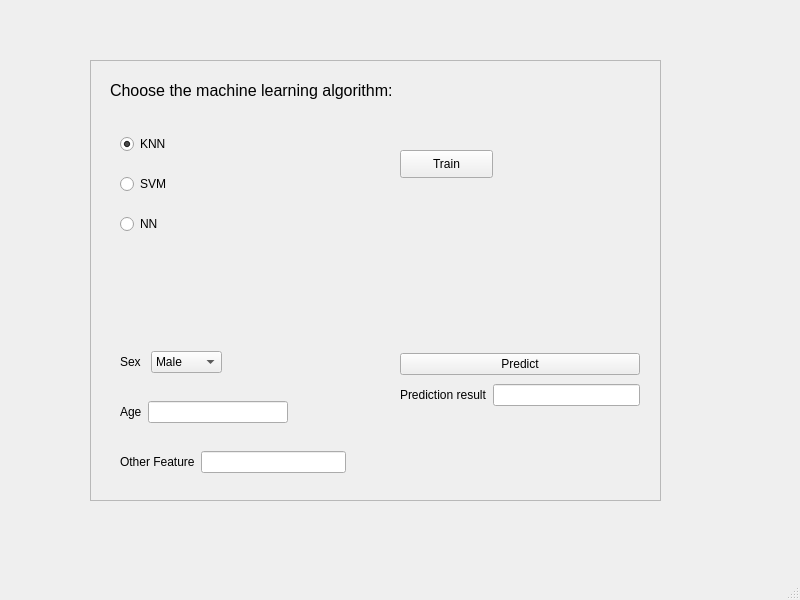
<?xml version="1.0" encoding="UTF-8"?>
<ui version="4.0">
 <class>MainWindow</class>
 <widget class="QMainWindow" name="MainWindow">
  <property name="geometry">
   <rect>
    <x>0</x>
    <y>0</y>
    <width>800</width>
    <height>600</height>
   </rect>
  </property>
  <property name="windowTitle">
   <string>MainWindow</string>
  </property>
  <widget class="QWidget" name="centralwidget">
   <widget class="QFrame" name="frame">
    <property name="geometry">
     <rect>
      <x>90</x>
      <y>60</y>
      <width>571</width>
      <height>441</height>
     </rect>
    </property>
    <property name="frameShape">
     <enum>QFrame::StyledPanel</enum>
    </property>
    <property name="frameShadow">
     <enum>QFrame::Raised</enum>
    </property>
    <widget class="QLabel" name="label">
     <property name="geometry">
      <rect>
       <x>20</x>
       <y>10</y>
       <width>381</width>
       <height>41</height>
      </rect>
     </property>
     <property name="font">
      <font>
       <pointsize>12</pointsize>
      </font>
     </property>
     <property name="text">
      <string>Choose the machine learning algorithm:</string>
     </property>
    </widget>
    <widget class="QPushButton" name="pushButton_2">
     <property name="geometry">
      <rect>
       <x>310</x>
       <y>90</y>
       <width>93</width>
       <height>28</height>
      </rect>
     </property>
     <property name="text">
      <string>Train</string>
     </property>
    </widget>
    <widget class="QWidget" name="">
     <property name="geometry">
      <rect>
       <x>30</x>
       <y>60</y>
       <width>151</width>
       <height>131</height>
      </rect>
     </property>
     <layout class="QVBoxLayout" name="verticalLayout">
      <item>
       <widget class="QRadioButton" name="knn_Button">
        <property name="text">
         <string>KNN</string>
        </property>
        <property name="checked">
         <bool>true</bool>
        </property>
       </widget>
      </item>
      <item>
       <widget class="QRadioButton" name="SVM_Button">
        <property name="text">
         <string>SVM</string>
        </property>
       </widget>
      </item>
      <item>
       <widget class="QRadioButton" name="NN_Button">
        <property name="text">
         <string>NN</string>
        </property>
       </widget>
      </item>
     </layout>
    </widget>
    <widget class="QWidget" name="">
     <property name="geometry">
      <rect>
       <x>30</x>
       <y>290</y>
       <width>102</width>
       <height>24</height>
      </rect>
     </property>
     <layout class="QHBoxLayout" name="horizontalLayout">
      <item>
       <widget class="QLabel" name="label_3">
        <property name="text">
         <string>Sex</string>
        </property>
       </widget>
      </item>
      <item>
       <widget class="QComboBox" name="comboBox">
        <item>
         <property name="text">
          <string>Male</string>
         </property>
        </item>
        <item>
         <property name="text">
          <string>Female</string>
         </property>
        </item>
       </widget>
      </item>
     </layout>
    </widget>
    <widget class="QWidget" name="">
     <property name="geometry">
      <rect>
       <x>30</x>
       <y>340</y>
       <width>168</width>
       <height>24</height>
      </rect>
     </property>
     <layout class="QHBoxLayout" name="horizontalLayout_2">
      <item>
       <widget class="QLabel" name="label_4">
        <property name="text">
         <string>Age</string>
        </property>
       </widget>
      </item>
      <item>
       <widget class="QLineEdit" name="lineEdit"/>
      </item>
     </layout>
    </widget>
    <widget class="QWidget" name="">
     <property name="geometry">
      <rect>
       <x>30</x>
       <y>390</y>
       <width>226</width>
       <height>24</height>
      </rect>
     </property>
     <layout class="QHBoxLayout" name="horizontalLayout_3">
      <item>
       <widget class="QLabel" name="label_5">
        <property name="text">
         <string>Other Feature</string>
        </property>
       </widget>
      </item>
      <item>
       <widget class="QLineEdit" name="lineEdit_2"/>
      </item>
     </layout>
    </widget>
    <widget class="QWidget" name="">
     <property name="geometry">
      <rect>
       <x>310</x>
       <y>290</y>
       <width>240</width>
       <height>61</height>
      </rect>
     </property>
     <layout class="QVBoxLayout" name="verticalLayout_2">
      <item>
       <widget class="QPushButton" name="pushButton">
        <property name="text">
         <string>Predict</string>
        </property>
       </widget>
      </item>
      <item>
       <layout class="QHBoxLayout" name="horizontalLayout_4">
        <item>
         <widget class="QLabel" name="label_2">
          <property name="text">
           <string>Prediction result</string>
          </property>
         </widget>
        </item>
        <item>
         <widget class="QLineEdit" name="lineEdit_3"/>
        </item>
       </layout>
      </item>
     </layout>
    </widget>
   </widget>
  </widget>
  <widget class="QMenuBar" name="menubar">
   <property name="geometry">
    <rect>
     <x>0</x>
     <y>0</y>
     <width>800</width>
     <height>26</height>
    </rect>
   </property>
  </widget>
  <widget class="QStatusBar" name="statusbar"/>
 </widget>
 <resources/>
 <connections/>
</ui>
